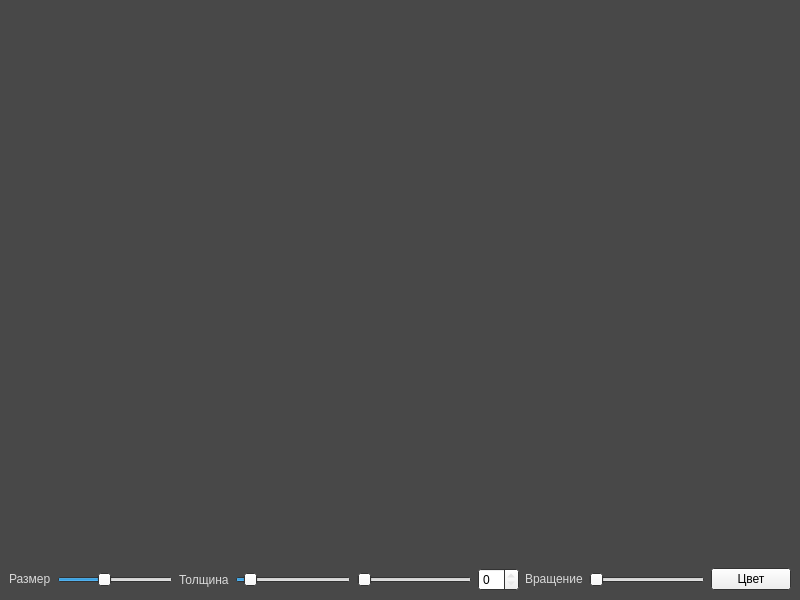
<?xml version="1.0" encoding="UTF-8"?>
<ui version="4.0">
 <class>WinterWindow</class>
 <widget class="QMainWindow" name="WinterWindow">
  <property name="geometry">
   <rect>
    <x>0</x>
    <y>0</y>
    <width>800</width>
    <height>600</height>
   </rect>
  </property>
  <property name="palette">
   <palette>
    <active>
     <colorrole role="WindowText">
      <brush brushstyle="SolidPattern">
       <color alpha="255">
        <red>217</red>
        <green>217</green>
        <blue>217</blue>
       </color>
      </brush>
     </colorrole>
     <colorrole role="Dark">
      <brush brushstyle="SolidPattern">
       <color alpha="255">
        <red>191</red>
        <green>191</green>
        <blue>191</blue>
       </color>
      </brush>
     </colorrole>
     <colorrole role="Mid">
      <brush brushstyle="SolidPattern">
       <color alpha="255">
        <red>128</red>
        <green>128</green>
        <blue>128</blue>
       </color>
      </brush>
     </colorrole>
     <colorrole role="Text">
      <brush brushstyle="SolidPattern">
       <color alpha="255">
        <red>0</red>
        <green>0</green>
        <blue>0</blue>
       </color>
      </brush>
     </colorrole>
     <colorrole role="Window">
      <brush brushstyle="SolidPattern">
       <color alpha="255">
        <red>72</red>
        <green>72</green>
        <blue>72</blue>
       </color>
      </brush>
     </colorrole>
     <colorrole role="Shadow">
      <brush brushstyle="SolidPattern">
       <color alpha="255">
        <red>191</red>
        <green>191</green>
        <blue>191</blue>
       </color>
      </brush>
     </colorrole>
     <colorrole role="HighlightedText">
      <brush brushstyle="SolidPattern">
       <color alpha="255">
        <red>255</red>
        <green>255</green>
        <blue>255</blue>
       </color>
      </brush>
     </colorrole>
     <colorrole role="ToolTipText">
      <brush brushstyle="SolidPattern">
       <color alpha="255">
        <red>0</red>
        <green>0</green>
        <blue>0</blue>
       </color>
      </brush>
     </colorrole>
    </active>
    <inactive>
     <colorrole role="WindowText">
      <brush brushstyle="SolidPattern">
       <color alpha="255">
        <red>217</red>
        <green>217</green>
        <blue>217</blue>
       </color>
      </brush>
     </colorrole>
     <colorrole role="Text">
      <brush brushstyle="SolidPattern">
       <color alpha="255">
        <red>0</red>
        <green>0</green>
        <blue>0</blue>
       </color>
      </brush>
     </colorrole>
     <colorrole role="Window">
      <brush brushstyle="SolidPattern">
       <color alpha="255">
        <red>72</red>
        <green>72</green>
        <blue>72</blue>
       </color>
      </brush>
     </colorrole>
     <colorrole role="Shadow">
      <brush brushstyle="SolidPattern">
       <color alpha="255">
        <red>191</red>
        <green>191</green>
        <blue>191</blue>
       </color>
      </brush>
     </colorrole>
     <colorrole role="ToolTipText">
      <brush brushstyle="SolidPattern">
       <color alpha="255">
        <red>0</red>
        <green>0</green>
        <blue>0</blue>
       </color>
      </brush>
     </colorrole>
    </inactive>
    <disabled>
     <colorrole role="Base">
      <brush brushstyle="SolidPattern">
       <color alpha="255">
        <red>71</red>
        <green>71</green>
        <blue>71</blue>
       </color>
      </brush>
     </colorrole>
     <colorrole role="Window">
      <brush brushstyle="SolidPattern">
       <color alpha="255">
        <red>72</red>
        <green>72</green>
        <blue>72</blue>
       </color>
      </brush>
     </colorrole>
     <colorrole role="Shadow">
      <brush brushstyle="SolidPattern">
       <color alpha="255">
        <red>191</red>
        <green>191</green>
        <blue>191</blue>
       </color>
      </brush>
     </colorrole>
     <colorrole role="ToolTipText">
      <brush brushstyle="SolidPattern">
       <color alpha="255">
        <red>0</red>
        <green>0</green>
        <blue>0</blue>
       </color>
      </brush>
     </colorrole>
    </disabled>
   </palette>
  </property>
  <property name="windowTitle">
   <string>Winter Window</string>
  </property>
  <widget class="QWidget" name="centralwidget">
   <layout class="QVBoxLayout" name="verticalLayout">
    <item>
     <spacer name="verticalSpacer">
      <property name="orientation">
       <enum>Qt::Orientation::Vertical</enum>
      </property>
      <property name="sizeHint" stdset="0">
       <size>
        <width>20</width>
        <height>40</height>
       </size>
      </property>
     </spacer>
    </item>
    <item>
     <layout class="QHBoxLayout" name="horizontalLayout">
      <item alignment="Qt::AlignmentFlag::AlignVCenter">
       <widget class="QLabel" name="label_2">
        <property name="text">
         <string>Размер</string>
        </property>
       </widget>
      </item>
      <item alignment="Qt::AlignmentFlag::AlignVCenter">
       <widget class="QSlider" name="sld_size">
        <property name="minimum">
         <number>1</number>
        </property>
        <property name="maximum">
         <number>250</number>
        </property>
        <property name="value">
         <number>100</number>
        </property>
        <property name="orientation">
         <enum>Qt::Orientation::Horizontal</enum>
        </property>
       </widget>
      </item>
      <item>
       <widget class="QLabel" name="label">
        <property name="text">
         <string>Толщина</string>
        </property>
       </widget>
      </item>
      <item>
       <widget class="QSlider" name="sld_line">
        <property name="minimum">
         <number>1</number>
        </property>
        <property name="maximum">
         <number>50</number>
        </property>
        <property name="value">
         <number>5</number>
        </property>
        <property name="orientation">
         <enum>Qt::Orientation::Horizontal</enum>
        </property>
       </widget>
      </item>
      <item>
       <widget class="QSlider" name="sld_factor">
        <property name="orientation">
         <enum>Qt::Orientation::Horizontal</enum>
        </property>
       </widget>
      </item>
      <item>
       <widget class="QSpinBox" name="spin_depth"/>
      </item>
      <item alignment="Qt::AlignmentFlag::AlignVCenter">
       <widget class="QLabel" name="label_5">
        <property name="text">
         <string>Вращение</string>
        </property>
       </widget>
      </item>
      <item>
       <widget class="QSlider" name="sld_rotation">
        <property name="maximum">
         <number>360</number>
        </property>
        <property name="orientation">
         <enum>Qt::Orientation::Horizontal</enum>
        </property>
       </widget>
      </item>
      <item>
       <widget class="QPushButton" name="btn_color">
        <property name="text">
         <string>Цвет</string>
        </property>
       </widget>
      </item>
     </layout>
    </item>
   </layout>
  </widget>
 </widget>
 <resources/>
 <connections>
  <connection>
   <sender>sld_line</sender>
   <signal>valueChanged(int)</signal>
   <receiver>WinterWindow</receiver>
   <slot>repaint()</slot>
   <hints>
    <hint type="sourcelabel">
     <x>258</x>
     <y>567</y>
    </hint>
    <hint type="destinationlabel">
     <x>399</x>
     <y>299</y>
    </hint>
   </hints>
  </connection>
  <connection>
   <sender>sld_rotation</sender>
   <signal>valueChanged(int)</signal>
   <receiver>WinterWindow</receiver>
   <slot>repaint()</slot>
   <hints>
    <hint type="sourcelabel">
     <x>674</x>
     <y>567</y>
    </hint>
    <hint type="destinationlabel">
     <x>399</x>
     <y>299</y>
    </hint>
   </hints>
  </connection>
  <connection>
   <sender>sld_size</sender>
   <signal>valueChanged(int)</signal>
   <receiver>WinterWindow</receiver>
   <slot>repaint()</slot>
   <hints>
    <hint type="sourcelabel">
     <x>106</x>
     <y>567</y>
    </hint>
    <hint type="destinationlabel">
     <x>399</x>
     <y>299</y>
    </hint>
   </hints>
  </connection>
 </connections>
</ui>
